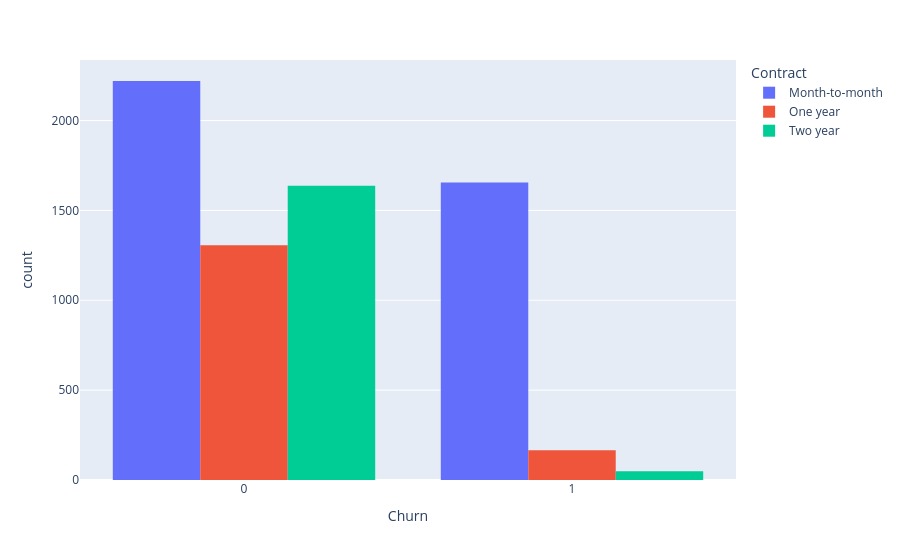

Write notebook code for a chart like this one.
### Markdown cell above
* There's almost to null differences between the people who churned, as both men and women are churn in equal ratio.
---
<span style="font-family:serif; font-size:23px;"> Contract Distribution w.r.t Churn</span>

### Code cell
fig = px.histogram(df, x="Churn", color="Contract", barmode="group")
fig.show()

### Figure 1 — Plotly figure (JSON) as saved in the notebook; plotly's stock layout.template omitted (floating-point values rounded to 4 significant figures; data arrays with more than 128 entries replaced by an {"elided": "..."} marker saying what was removed)
{"data": [{"alignmentgroup": "True", "bingroup": "x", "hovertemplate": "Contract=Month-to-month<br>Churn=%{x}<br>count=%{y}<extra></extra>", "legendgroup": "Month-to-month", "marker": {"color": "#636efa", "pattern": {"shape": ""}}, "name": "Month-to-month", "offsetgroup": "Month-to-month", "orientation": "v", "showlegend": true, "type": "histogram", "x": {"elided": "3875 int values"}, "xaxis": "x", "yaxis": "y"}, {"alignmentgroup": "True", "bingroup": "x", "hovertemplate": "Contract=One year<br>Churn=%{x}<br>count=%{y}<extra></extra>", "legendgroup": "One year", "marker": {"color": "#EF553B", "pattern": {"shape": ""}}, "name": "One year", "offsetgroup": "One year", "orientation": "v", "showlegend": true, "type": "histogram", "x": {"elided": "1472 int values"}, "xaxis": "x", "yaxis": "y"}, {"alignmentgroup": "True", "bingroup": "x", "hovertemplate": "Contract=Two year<br>Churn=%{x}<br>count=%{y}<extra></extra>", "legendgroup": "Two year", "marker": {"color": "#00cc96", "pattern": {"shape": ""}}, "name": "Two year", "offsetgroup": "Two year", "orientation": "v", "showlegend": true, "type": "histogram", "x": {"elided": "1685 int values"}, "xaxis": "x", "yaxis": "y"}], "layout": {"barmode": "group", "legend": {"title": {"text": "Contract"}, "tracegroupgap": 0}, "margin": {"t": 60}, "xaxis": {"anchor": "y", "domain": [0, 1], "title": {"text": "Churn"}}, "yaxis": {"anchor": "x", "domain": [0, 1], "title": {"text": "count"}}}}
